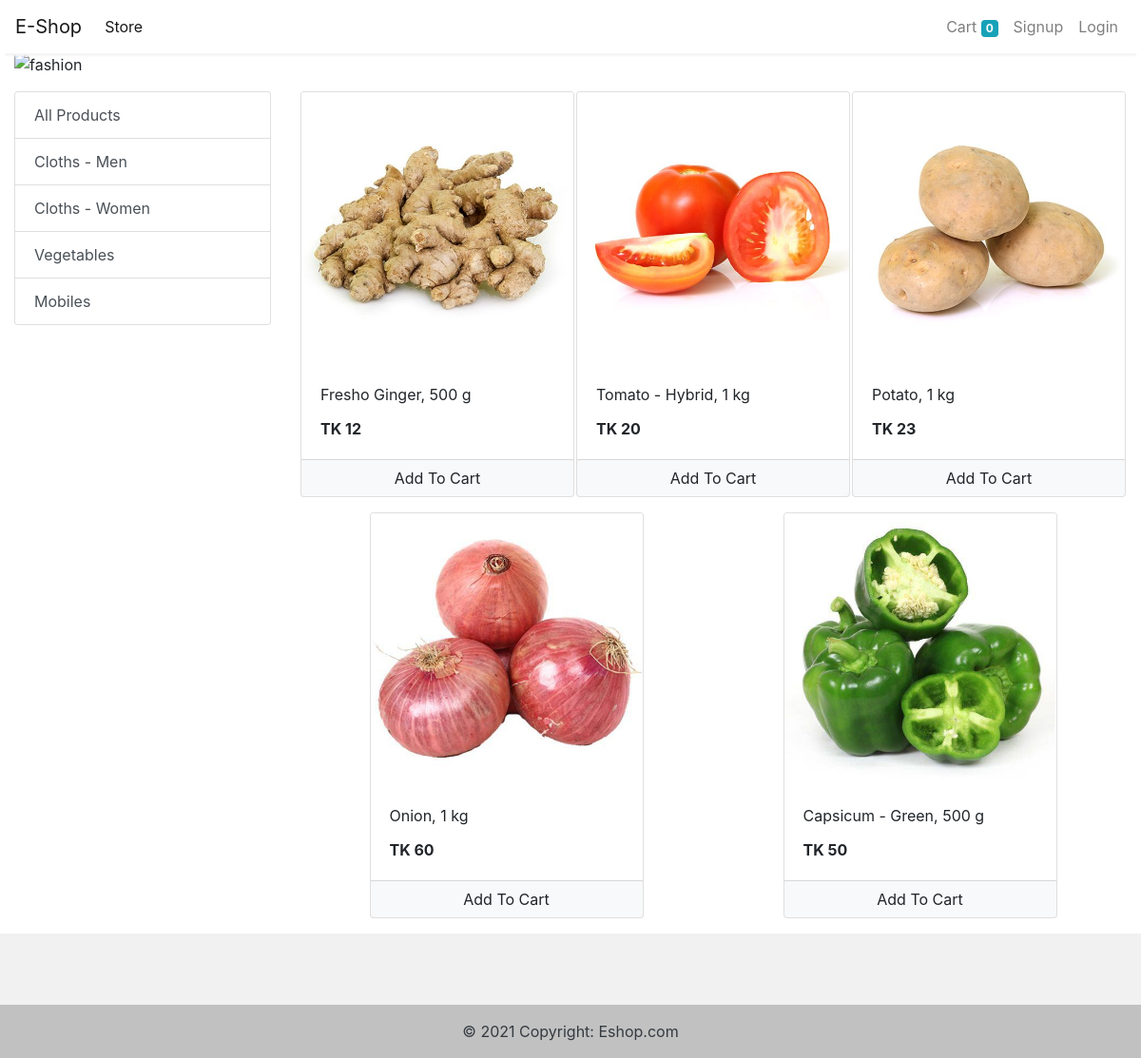
Screenshot of /store?category=3 with the database file from the repository.
### store/models/category.py (models this page shows, shortened)
class Category(models.Model):
    name = models.CharField(max_length=20)
    @staticmethod
    def get_all_categories():
        return Category.objects.all()

### store/models/product.py (models this page shows, shortened)
class Product(models.Model):
    name = models.CharField(max_length=50)
    price = models.IntegerField(default=0)
    category = models.ForeignKey(Category, on_delete=models.CASCADE, default=1)
    description = models.CharField(max_length=200, default='' , null=True , blank=True)
    image = models.ImageField(upload_to='uploads/products/')
    @staticmethod
    def get_all_products_by_categoryid(category_id):
        if category_id:
            return Product.objects.filter(category = category_id)
        else:
            return Product.get_all_products();

### store/views/home.py (the view)
# urls.py: path('' , include('store.urls'))
def store(request):
    cart = request.session.get('cart')
    if not cart:
        request.session['cart'] = {}
    products = None
    categories = Category.get_all_categories()
    categoryID = request.GET.get('category')
    if categoryID:
        products = Product.get_all_products_by_categoryid(categoryID)
    else:
        products = Product.get_all_products();
    data = {}
    data['products'] = products
    data['categories'] = categories
    print('you are : ', request.session.get('email'))
    return render(request, 'index.html', data)

### store/templatetags/cart.py (called while the page is built)
@register.filter(name='is_in_cart')
def is_in_cart(product  , cart):
    keys = cart.keys()
    for id in keys:
        if int(id) == product.id:
            return True
    return False;

### store/templatetags/custom_filter.py (called while the page is built)
@register.filter(name='currency')
def currency(number):
    return "TK "+str(number)

### store/templates/index.html (shortened to what this page needs)
{% extends 'base.html' %}
{% block content %}
{% load cart %}
{% load custom_filter %}
<div class="container-fluid">
<div id="carouselExampleIndicators" class="carousel slide" data-ride="carousel">
	<ol class="carousel-indicators">
	</ol>
	<div class="carousel-inner">
	  <div class="carousel-item active">
		<img src="https://source.unsplash.com/900x400/?fashion,men" class="d-block w-100" alt="fashion">
	  </div>
	</div>
	<a class="carousel-control-prev" href="#carouselExampleIndicators" role="button" data-slide="prev">
	  <span class="carousel-control-prev-icon" aria-hidden="true"></span>
	</a>
	<a class="carousel-control-next" href="#carouselExampleIndicators" role="button" data-slide="next">
	  <span class="carousel-control-next-icon" aria-hidden="true"></span>
	</a>
  </div>
</div>
<div class="container-fluid mt-3">
	<div class="row">
		<div class="col-lg-3 mx-auto">
			<div class="list-group">
				<a href="/" class="list-group-item list-group-item-action">All Products</a>
				{% for category in categories %}
				<a href="/?category={{category.id}}"
					class="list-group-item list-group-item-action">{{category.name}}</a>
				{% endfor %}
			</div>
		</div>
		<div id='products' class="col-lg-9 mx-auto">
			<div class="row mx-auto">
				{% for product in products %}
				<div class="card mx-auto mb-3" id={{product.id}} style="width: 18rem;">
					<img class="card-img-top" src="{{product.image.url}}" alt="Card image cap">
					<div class="card-body">
						<p class="card-title">{{product.name}}</p>
						<p class="card-text"><b>{{product.price|currency}}</b></p>
					</div>
					<div class="card-footer p-0 no-gutters">
						{% if product|is_in_cart:request.session.cart %}
						<div class="row no-gutters">
							<form action="/#{{product.id}}" class="col-2 " method="post">
								{% csrf_token %}
								<input hidden type="text" name='product' value='{{product.id}}'>
								<input hidden type="text" name='remove' value='True'>
								<input type="submit" value=" - " class="btn btn-block btn-light border-right">
							</form>
							<div class="text-center col">{{product|cart_quantity:request.session.cart}} in Cart</div>
							<form action="/#{{product.id}}" class="col-2 " method="post">
								{% csrf_token %}
								<input hidden type="text" name='product' value='{{product.id}}'>
								<input type="submit" value=" + " class="btn btn-block btn-light border-left">
							</form>
						</div>
						{% else %}
						<form action="/#{{product.id}}" method="POST" class="btn-block">
							<input type="submit" class="float-right btn btn-light  form-control"
								value="Add To Cart">
						</form>
						{% endif %}
					</div>
				</div>
				{% endfor %}
			</div>
		</div>
	</div>
</div>
{% endblock %}

### rows the page displays
Category: name "Cloths - Men"
Category: name "Cloths - Women"
Category: name "Vegetables"
Category: name "Mobiles"
Product: image (picture), name "Fresho Ginger, 500 g", price "TK 12"
Product: image (picture), name "Tomato - Hybrid, 1 kg", price "TK 20"
Product: image (picture), name "Potato, 1 kg", price "TK 23"
Product: image (picture), name "Onion, 1 kg", price "TK 60"
Product: {{ product.id }} 18 (drawn), image (picture), name "Capsicum - Green, 500 g", price "TK 50"

### other values shown
{{ request.session.cart.keys|length }} "0"
